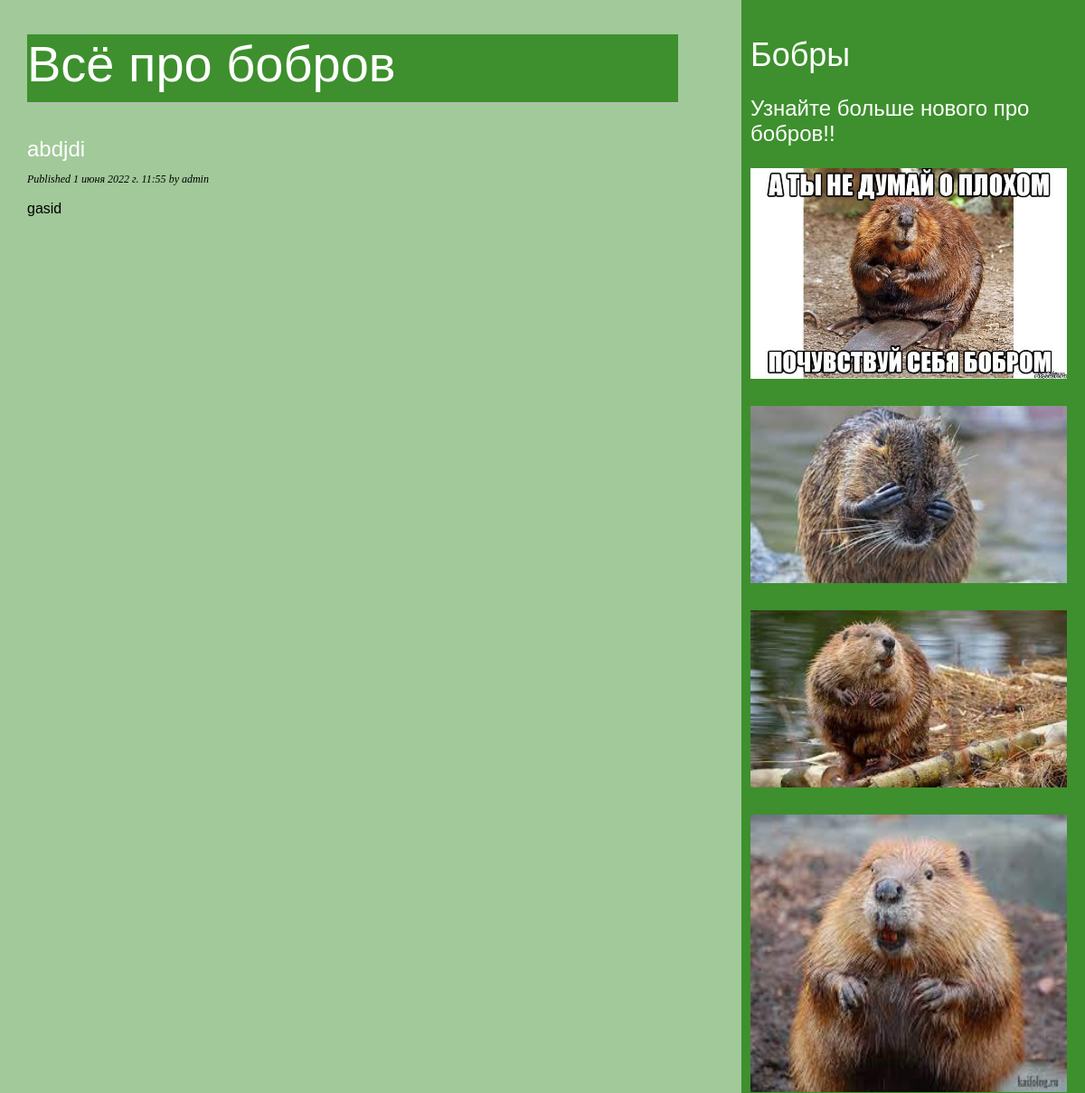
The page /blog/ (upper part) on the database as committed earlier.
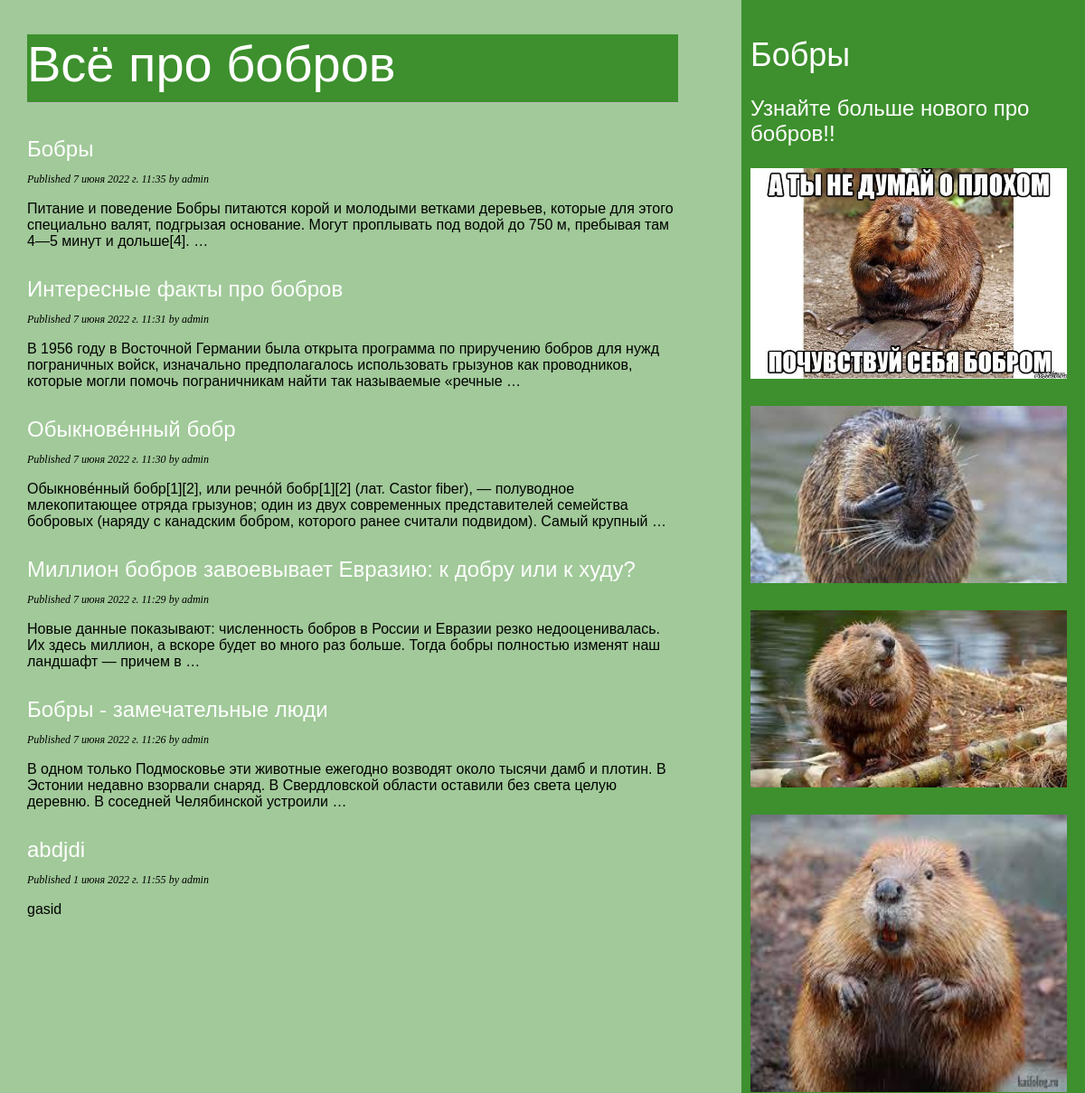
The same page on the database as committed later.
### blog/models.py (models this page shows, shortened)
class Post(models.Model):
     class Status(models.TextChoices):
         DRAFT = 'DF', 'Draft'
         PUBLISHED = 'PB', 'Published'
     title = models.CharField(max_length=250)
     slug = models.SlugField(max_length=250)
     author = models.ForeignKey(User,
     on_delete=models.CASCADE,
     related_name='blog_posts')
     body = models.TextField()
     publish = models.DateTimeField(default=timezone.now)
     created = models.DateTimeField(auto_now_add=True)
     updated = models.DateTimeField(auto_now=True)
     status = models.CharField(max_length=2,
     choices=Status.choices,
     default=Status.DRAFT)
     objects = models.Manager() # The default manager.
     published = PublishedManager() # Our custom manager.
     class Meta:
         ordering = ['-publish']
         indexes = [
         models.Index(fields=['-publish']),
         ]

### blog/views.py (the view)
# urls.py: path('', views.post_list, name='post_list'),
def post_list(request):
    posts = Post.published.all()
    return render(request,
        'blog/post/list.html',
        {'posts': posts})

### blog/models.py (called while the page is built)
     def get_queryset(self):
         return super().get_queryset()\
             .filter(status=Post.Status.PUBLISHED)

### blog/templates/blog/post/list.html (shortened to what this page needs)
{% extends "blog/base.html" %}
{% block content %}
  <h1>Всё про бобров</h1>
  {% for post in posts %}
    <h2>
      <a href="{% url 'blog:post_detail' post.id %}">
        {{ post.title }}
      </a>
    </h2>
    <p class="date">
      Published {{ post.publish }} by {{ post.author }}
    </p>
    {{ post.body|truncatewords:30|linebreaks }}
  {% endfor %}
{% endblock %}

### blog/templates/blog/base.html (shortened to what this page needs)
{% load static %}
<!DOCTYPE html>
<html>
<head>
  <link href="{% static "css/blog.css" %}" rel="stylesheet">
</head>
<body>
  <div id="content">
    {% block content %}
    {% endblock %}
  </div>
  <div id="sidebar">
    <h2>Бобры</h2>
    <p>Узнайте больше нового про бобров!!</p>
	<p><img src="{% static "img/бобер1.jpg" %}" width= "350" ></p>
	<p><img src="{% static "img/бобер.jpg" %}" width= "350" ></p>
	<p><img src="{% static "img/бобер2.jpg" %}" width= "350" ></p>
	<p><img src="{% static "img/бобер3.jpg" %}" width= "350" ></p>
  </div>
</body>
</html>

### blog/static/css/blog.css (style rules this page uses)
body { margin:0; padding:0; font-family:helvetica, sans-serif; background: #147a0266; }
a { color:#ffffff; text-decoration:none; }
h1 { font-weight:normal; border-bottom:1px solid #bbb; padding:0 0 10px 0; background: #147a02b5; font-size: 350%; color: #ffffff; }
h2 { font-weight:normal; margin:30px 0 0; color: #ffffff; }
#content { float:left; width:60%; padding:0 0 0 30px; }
#sidebar { float:right; width:30%; padding:10px; background:#147a02b5; height:100%; font-size: 150%; color: #ffffff; }
p.date { color:#000000; font-family: georgia, serif; font-size: 12px; font-style: italic; }

Rows that differ between the two databases and show on the page:
added Post: title "Бобры", publish "7 июня 2022 г. 11:35", author "admin", body "Питание и поведение Бобры питаются корой и молодыми ветками деревьев, которые для этого специально валят, подгрызая основание. Могут проплывать под водой до 750 м, пребывая там 4—5 минут и дольше[4]. …"
added Post: title "Интересные факты про бобров", publish "7 июня 2022 г. 11:31", author "admin", body "В 1956 году в Восточной Германии была открыта программа по приручению бобров для нужд пограничных войск, изначально предполагалось использовать грызунов как проводников, которые могли помочь пограничникам найти так называемые «речные …"
added Post: title "Обыкнове́нный бобр", publish "7 июня 2022 г. 11:30", author "admin", body "Обыкнове́нный бобр[1][2], или речно́й бобр[1][2] (лат. Castor fiber), — полуводное млекопитающее отряда грызунов; один из двух современных представителей семейства бобровых (наряду с канадским бобром, которого ранее считали подвидом). Самый крупный …"
added Post: title "Миллион бобров завоевывает Евразию: к добру или к худу?", publish "7 июня 2022 г. 11:29", author "admin", body "Новые данные показывают: численность бобров в России и Евразии резко недооценивалась. Их здесь миллион, а вскоре будет во много раз больше. Тогда бобры полностью изменят наш ландшафт — причем в …"
added Post: title "Бобры - замечательные люди", publish "7 июня 2022 г. 11:26", author "admin", body "В одном только Подмосковье эти животные ежегодно возводят около тысячи дамб и плотин. В Эстонии недавно взорвали снаряд. В Свердловской области оставили без света целую деревню. В соседней Челябинской устроили …"
